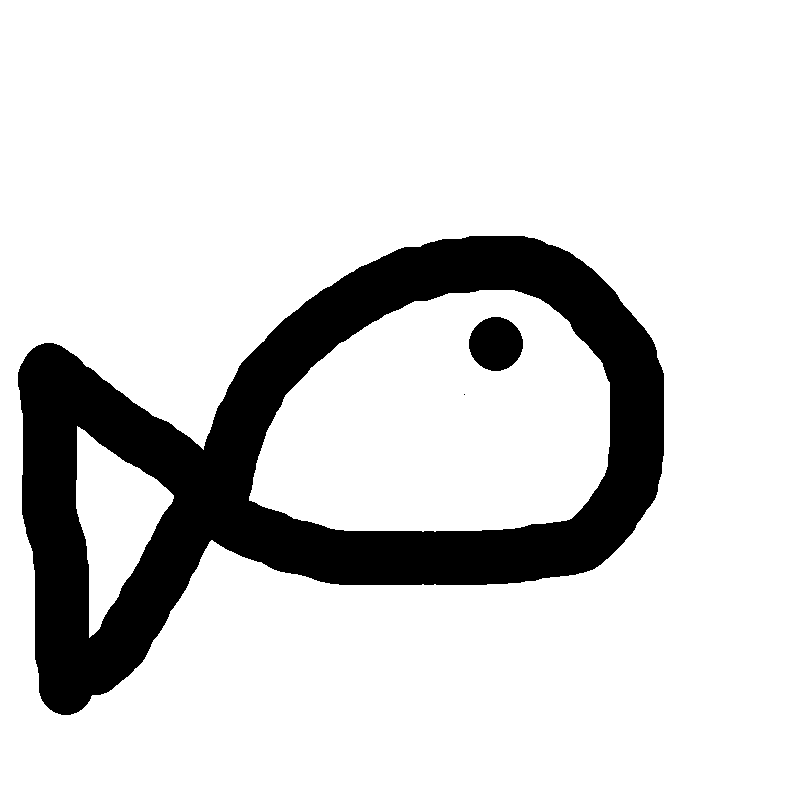
#> input picture canvas.png, 800 x 800 px
$ python read.py
#> lines starting #> are read from the running program, lines starting #| are printed output that depends on the picture; after the words box and inside, x2 and y2 are one past the last pixel; in counts of white or black regions, pixels touching at a corner belong together

import cv2
import matplotlib.pyplot as plt
import numpy as np

custom = cv2.imread('canvas.png', cv2.IMREAD_GRAYSCALE)
#> custom: shape (800, 800); 83.9% white; 3 black regions (1 under 20 px), largest, box (x1, y1, x2, y2) and area: (18, 236, 664, 715) 100769, (469, 317, 523, 371) 2260
custom = cv2.resize(custom, (28, 28))
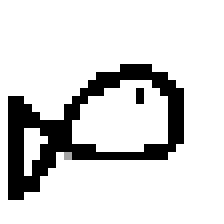
#> custom: shape (28, 28) (shown 8 times larger); min 0, max 255, mean 215.2
custom = np.array(custom)
custom = custom.reshape(28, 28, 1).astype('float32')
#> custom: shape (28, 28, 1) float32
custom /= 255.0
custom = 1 - custom
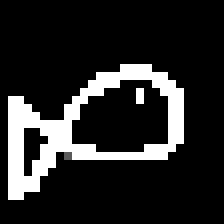
#> custom: shape (28, 28, 1) float32 (shown 8 times larger); min 0, max 1, mean 0.156

plt.imshow(custom.squeeze())
plt.show()
